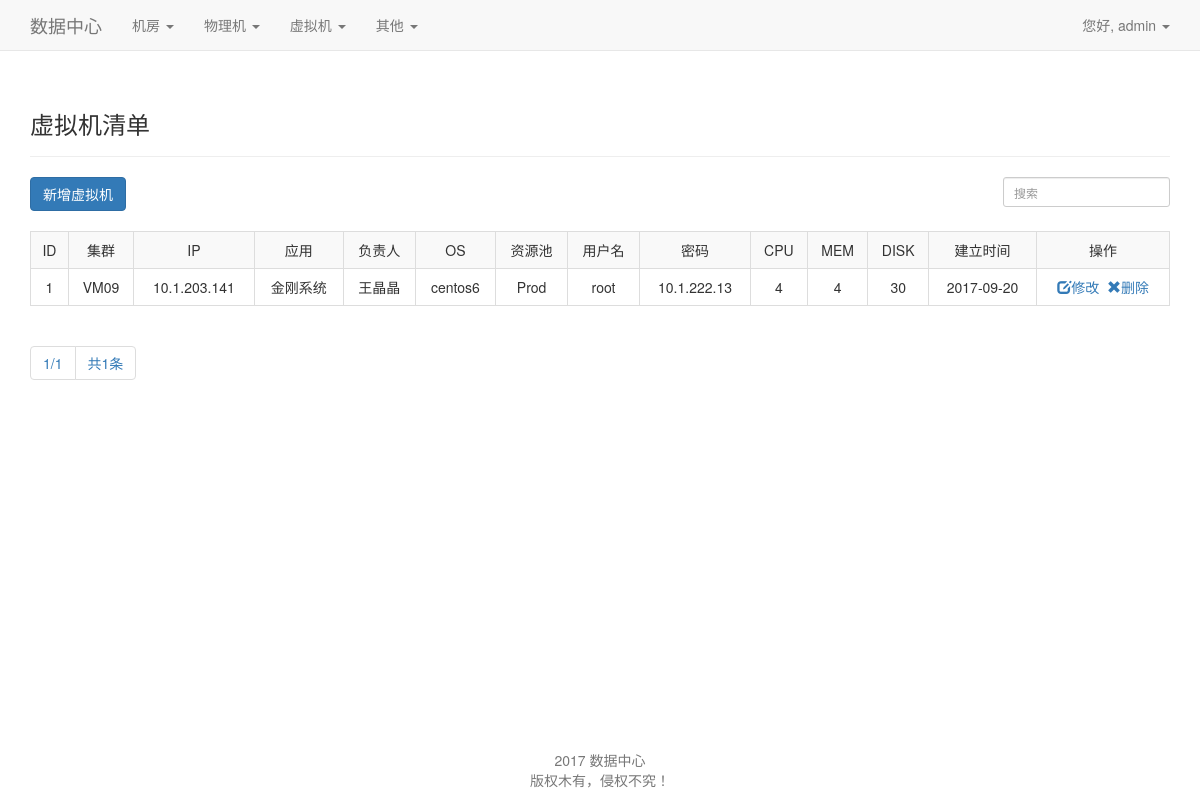
Page /vm_items/ (signed in) on the committed database.
### yto_cmdb/models.py (models this page shows, shortened)
class vm(models.Model):
    vm_cluster_name = models.ForeignKey(vm_cluster)
    ip_text=models.CharField(max_length=200,unique=True)
    app_text = models.CharField(max_length=200)
    order_text = models.CharField(max_length=200)
    os_text = models.CharField(max_length=200)
    pool_text = models.CharField(max_length=200)
    user_text = models.CharField(max_length=200)
    pass_text = models.CharField(max_length=200)
    cpu_text = models.CharField(max_length=200)
    mem_text = models.CharField(max_length=200)
    disk_text = models.CharField(max_length=200)
    date_added=models.DateField()

class vm_cluster(models.Model):
    vm_cluster_name=models.CharField(max_length=200)
    other=models.CharField(max_length=200)
    date_added = models.DateTimeField(auto_now_add=True)
    def __str__(self):
        return self.vm_cluster_name

### yto_cmdb/views.py (the view)
# urls.py: url(r'^vm_items/$', views.vm_list, name='vm_items'),
@permission_required('yto_cmdb.delete_vm', 'yto_cmdb.add_vm','yto_cmdb.change_vm')
@login_required()
def vm_list(request):
    cmdb_list = vm.objects.all().order_by('date_added')
    nums = len(cmdb_list)
    paginator = Paginator(cmdb_list, 10)
    page = request.GET.get('page')
    try:
        content = paginator.page(page)
    except PageNotAnInteger:
        content = paginator.page(1)
    except EmptyPage:
        content = paginator.page(paginator.num_pages)
    contents = {'topics': content, 'nums': nums}
    return render(request, 'yto_cmdb/vm/items.html', contents)

### yto_cmdb/templates/yto_cmdb/vm/items.html (shortened to what this page needs)
{% extends "yto_cmdb/base.html" %}
{% load bootstrap3 %}
{% block header %}
    <h3>虚拟机清单</h3>
{% endblock %}
{% block content %}
    <form method="get" action="{% url 'yto_cmdb:vm_search' %}" class="form-inline">
        <div class="form-group">
            <input value="新增虚拟机" type="button" class="btn btn-primary"
                   onclick="location.href='{% url "yto_cmdb:vm_new" %}'"/>
        </div>
        <div class="form-group-sm" style="float: right">
            <input type="text" name="keyword" class="form-control" placeholder="搜索" required>
        </div>
    </form>
    <br>
    <div class="table-responsive">
        <table class="table table-striped table-bordered table-hover table-responsive ">
            <tr>
                <td style="text-align:center">ID</td>
                <td style="text-align:center">集群</td>
                <td style="text-align:center">IP</td>
                <td style="text-align:center">应用</td>
                <td style="text-align:center">负责人</td>
                <td style="text-align:center">OS</td>
                <td style="text-align:center">资源池</td>
                <td style="text-align:center">用户名</td>
                <td style="text-align:center">密码</td>
                <td style="text-align:center">CPU</td>
                <td style="text-align:center">MEM</td>
                <td style="text-align:center">DISK</td>
                <td style="text-align:center">建立时间</td>
                <td style="text-align:center">操作</td>
            </tr>
            {% for topic in topics %}
                <tr>
                    <td style="text-align:center">{{ topic.id }}</td>
                    <td style="text-align:center">{{ topic.vm_cluster_name }}</td>
                    <td style="text-align:center">{{ topic.ip_text }}</td>
                    <td style="text-align:center">{{ topic.app_text }}</td>
                    <td style="text-align:center">{{ topic.order_text }}</td>
                    <td style="text-align:center">{{ topic.os_text }}</td>
                    <td style="text-align:center">{{ topic.pool_text }}</td>
                    <td style="text-align:center">{{ topic.user_text }}</td>
                    <td style="text-align:center">{{ topic.pass_text }}</td>
                    <td style="text-align:center">{{ topic.cpu_text }}</td>
                    <td style="text-align:center">{{ topic.mem_text }}</td>
                    <td style="text-align:center">{{ topic.disk_text }}</td>
                    <td style="text-align:center">{{ topic.date_added | date:'Y-m-d' }}</td>
                    <td style="text-align:center"><a href="{% url 'yto_cmdb:vm_edit' topic.id %}"><span
                            class="glyphicon glyphicon-edit"></span>修改</a>&nbsp;
                <a href="javascript:if(confirm('删除本条目会自动删除与其相关联的所有记录，确实要删除吗?'))location= '{% url "yto_cmdb:vm_delete" topic.id %}'"><span
                            class="glyphicon glyphicon-remove"></span>删除</a></td>
                </tr>
            {% endfor %}
        </table>
    </div>
    <nav aria-label="Page navigation">
        <ul class="pagination">
            {% if topics.number %}
                <li><span aria-hidden="true">{{ topics.number }}/{{ topics.paginator.num_pages }}</span></li>
                <li><span aria-hidden="true">共{{ nums }}条</span></li>
            {% endif %}
        </ul>
    </nav>
{% endblock %}

### yto_cmdb/templates/yto_cmdb/base.html (shortened to what this page needs)
{% load bootstrap3 %}
<!DOCTYPE html>
<html lang="en">
<head>
    {% bootstrap_css %}
</head>
<body>
<nav class="navbar navbar-default navbar-static-top">
    <div class="container">
        <div class="navbar-header">
            <a class="navbar-brand" href="{% url 'yto_cmdb:index' %}">数据中心</a>
        </div>
        <div id="navbar" class="navbar-collapse collapse">
            {% if perms.yto_cmdb %}
                <ul class="nav navbar-nav">
                <li class="dropdown">
                    <a href="#" class="dropdown-toggle" data-toggle="dropdown">
                        机房
                        <b class="caret"></b>
                    </a>
                </li>
                <li class="dropdown">
                    <a href="#" class="dropdown-toggle" data-toggle="dropdown">
                        物理机
                        <b class="caret"></b>
                    </a>
                </li>
                <li class="dropdown">
                    <a href="#" class="dropdown-toggle" data-toggle="dropdown">
                        虚拟机
                        <b class="caret"></b>
                    </a>
                </li>
                <li class="dropdown">
                    <a href="#" class="dropdown-toggle" data-toggle="dropdown">
                        其他
                        <b class="caret"></b>
                    </a>
                </li>
            {% endif %}
            </ul>
            <ul class="nav navbar-nav navbar-right ">
                {% if user.is_authenticated %}
                    <li class="dropdown">
                        <a href="#" class="dropdown-toggle" data-toggle="dropdown">
                            您好, {{ user.username }}
                            <b class="caret"></b>
                        </a>
                    </li>
                {% else %}
                    <li><a href="{% url 'users:register' %}">注册</a></li>
                    <li><a href="{% url 'users:login' %}">登陆</a></li> {% endif %}
            </ul>
        </div>
    </div>
</nav>
<div class="container">
    <div class="page-header">
        {% block header %}{% endblock header %}
    </div>
    <div>
        {% block content %}{% endblock content %}
    </div>
</div>
<div id="footer" class="container">
    <nav class="navbar navbar-fixed-bottom">
        <p class="text-muted credit" align="center">
            2017 数据中心<br>
            版权木有，侵权不究！
        </p>
    </nav>
</div>
</body>
</html>

### yto_cmdb/templates/yto_cmdb/vm/items.html (style rules this page uses)
td { white-space: nowrap; }

### rows in the picture
vm: id "1", vm_cluster_name "VM09", ip_text "10.1.203.141", app_text "金刚系统", order_text "王晶晶", os_text "centos6", pool_text "Prod", user_text "root", pass_text "10.1.222.13", cpu_text "4", mem_text "4", disk_text "30", date_added "2017-09-20"

### other values in the picture
{{ user.username }} "admin"
{{ topics.number }} "1"
{{ topics.paginator.num_pages }} "1"
{{ nums }} "1"
